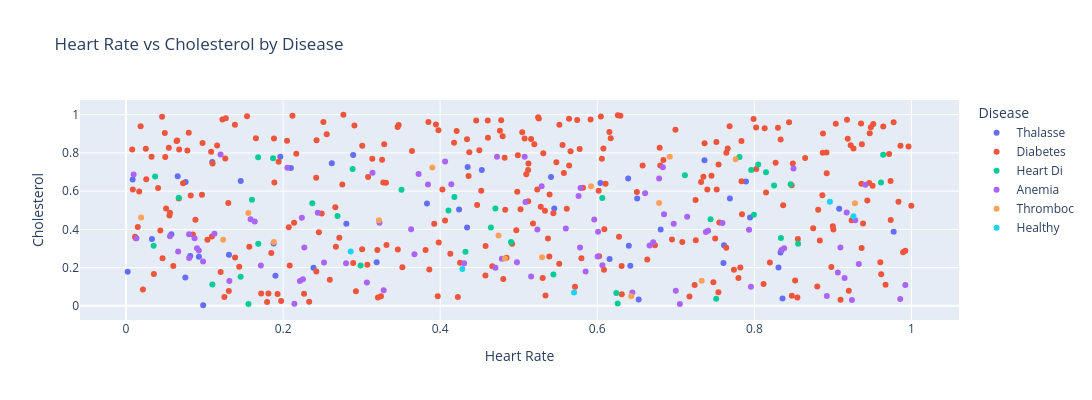

The notebook cell this image was saved under:
### Markdown cell above
### 6. Heart Rate vs Disease (Scatter)

### Code cell
fig = px.scatter(
    data,
    x="Heart Rate",
    y="Cholesterol",
    color="Disease",
    title="Heart Rate vs Cholesterol by Disease",
    width=1200, height=400
)
fig.show()
